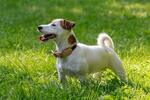
#> input picture CV/HM3/download.jpg, 150 x 100 px
$ python script.py
#> lines starting #> are read from the running program, lines starting #| are printed output that depends on the picture
from PIL import Image
import numpy as np
import matplotlib.pyplot as plt


def saliency_map(dat): #naive implementation
	S_map = np.full(dat.shape[0:2],-1)
	for i in range(dat.shape[0]):
		for j in range(dat.shape[1]):
			print(i,j)
			S_ij= 0
			for n in range(dat.shape[0]):
				for m in range(dat.shape[1]):
					d = np.linalg.norm([i-n,j-m])
					Ii_j = np.linalg.norm(dat[i][j] - dat[n][m])*np.exp(-d)
					S_ij += Ii_j
			S_map[i,j] = S_ij
	return S_map

def saliency_map_1(dat): #somewhat optimized computations
	S_map = np.full(dat.shape[0:2],0)
	for i in range(dat.shape[0]):
		for j in range(dat.shape[1]):
			print(i,j)
			for n in range (i,-1,-1):
				for m in range(j,-1,-1):
					d = np.linalg.norm([i-n,j-m])
					Ii_j = np.linalg.norm(dat[i][j] - dat[n][m])*np.exp(-d)
					S_map[n,m] += Ii_j
					S_map[i,j] += Ii_j
	return S_map

if __name__== '__main__':
	img = Image.open('download.jpg')
#> img is the input picture: PIL image 150x100 RGB; mean R, G, B 109.8, 135.4, 54.8
	dat = np.asarray(img)
	# S_map = saliency_map_1(dat)
	# np.savetxt('S_map.csv',S_map,delimiter = ',')
	S_map = np.genfromtxt('S_map.csv',delimiter=',')
	mx = S_map.max() ;  mn  = S_map.min()
	# s = np.array(list(map(lambda x: np.ceil((x- mn)*255/mx),S_map)))
	# sal_img = Image.fromarray(s)
	# sal_img.show()

	plt.imshow(S_map)
	plt.show()
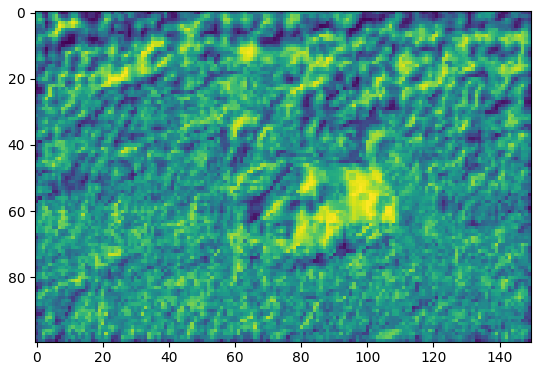
#> figure drawn by matplotlib, 1 panel
